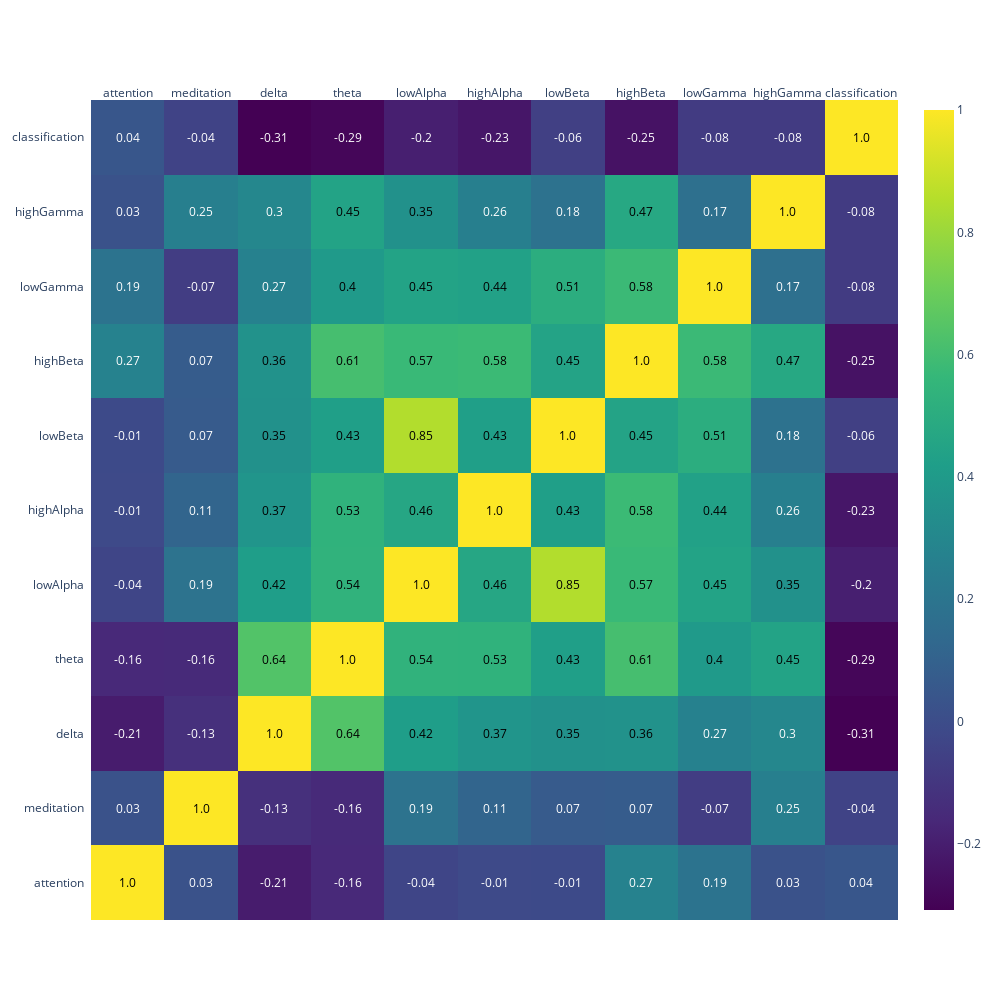

Source (notebook cell):
### Markdown cell above
Вывод: все наши данные не распределены нормально

### Code cell
data_corr = data.corr(method='spearman') # '''создаём матрицу корреляций (с коэффициентами корреляции 
# Спирмена, поскольку мы ищем зависимости между количественными данными, не распределёнными нормально, 
# и категориальным признаком)'''

x = list(data_corr.columns)
y = list(data_corr.index)
z = np.array(data_corr)

fig = ff.create_annotated_heatmap(
    z,
    x = x,
    y = y ,
    annotation_text = np.around(z, decimals=2),
    hoverinfo='z',
    colorscale='Viridis',
    showscale=True
    )
fig.update_layout(height=1000, width=1000, showlegend=True)
#fig.update_layout(legend=dict(title=dict(text='Legend')))
fig.show()

### Figure 1 — Plotly figure (JSON) as saved in the notebook; plotly's stock layout.template omitted (floating-point values rounded to 4 significant figures)
{"data": [{"colorscale": [[0, "#440154"], [0.1111, "#482878"], [0.2222, "#3e4989"], [0.3333, "#31688e"], [0.4444, "#26828e"], [0.5556, "#1f9e89"], [0.6667, "#35b779"], [0.7778, "#6ece58"], [0.8889, "#b5de2b"], [1, "#fde725"]], "hoverinfo": "z", "reversescale": false, "showscale": true, "type": "heatmap", "x": ["attention", "meditation", "delta", "theta", "lowAlpha", "highAlpha", "lowBeta", "highBeta", "lowGamma", "highGamma", "classification"], "y": ["attention", "meditation", "delta", "theta", "lowAlpha", "highAlpha", "lowBeta", "highBeta", "lowGamma", "highGamma", "classification"], "z": [[1, 0.02599, -0.2061, -0.1574, -0.03517, -0.01312, -0.01155, 0.2736, 0.1891, 0.02562, 0.04465], [0.02599, 1, -0.128, -0.1553, 0.1868, 0.1122, 0.06521, 0.06969, -0.07065, 0.2544, -0.04392], [-0.2061, -0.128, 1, 0.6377, 0.4213, 0.3699, 0.3493, 0.3558, 0.2672, 0.2999, -0.3083], [-0.1574, -0.1553, 0.6377, 1, 0.5367, 0.5335, 0.4254, 0.6079, 0.3968, 0.4451, -0.2886], [-0.03517, 0.1868, 0.4213, 0.5367, 1, 0.4631, 0.8495, 0.5745, 0.4467, 0.3494, -0.1951], [-0.01312, 0.1122, 0.3699, 0.5335, 0.4631, 1, 0.4272, 0.5803, 0.4365, 0.2568, -0.2295], [-0.01155, 0.06521, 0.3493, 0.4254, 0.8495, 0.4272, 1, 0.4486, 0.5065, 0.1811, -0.05938], [0.2736, 0.06969, 0.3558, 0.6079, 0.5745, 0.5803, 0.4486, 1, 0.5782, 0.4739, -0.2457], [0.1891, -0.07065, 0.2672, 0.3968, 0.4467, 0.4365, 0.5065, 0.5782, 1, 0.17, -0.07982], [0.02562, 0.2544, 0.2999, 0.4451, 0.3494, 0.2568, 0.1811, 0.4739, 0.17, 1, -0.08096], [0.04465, -0.04392, -0.3083, -0.2886, -0.1951, -0.2295, -0.05938, -0.2457, -0.07982, -0.08096, 1]]}], "layout": {"annotations": [{"font": {"color": "#000000"}, "showarrow": false, "text": "1.0", "x": "attention", "xref": "x", "y": "attention", "yref": "y"}, {"font": {"color": "#FFFFFF"}, "showarrow": false, "text": "0.03", "x": "meditation", "xref": "x", "y": "attention", "yref": "y"}, {"font": {"color": "#FFFFFF"}, "showarrow": false, "text": "-0.21", "x": "delta", "xref": "x", "y": "attention", "yref": "y"}, {"font": {"color": "#FFFFFF"}, "showarrow": false, "text": "-0.16", "x": "theta", "xref": "x", "y": "attention", "yref": "y"}, {"font": {"color": "#FFFFFF"}, "showarrow": false, "text": "-0.04", "x": "lowAlpha", "xref": "x", "y": "attention", "yref": "y"}, {"font": {"color": "#FFFFFF"}, "showarrow": false, "text": "-0.01", "x": "highAlpha", "xref": "x", "y": "attention", "yref": "y"}, {"font": {"color": "#FFFFFF"}, "showarrow": false, "text": "-0.01", "x": "lowBeta", "xref": "x", "y": "attention", "yref": "y"}, {"font": {"color": "#FFFFFF"}, "showarrow": false, "text": "0.27", "x": "highBeta", "xref": "x", "y": "attention", "yref": "y"}, {"font": {"color": "#FFFFFF"}, "showarrow": false, "text": "0.19", "x": "lowGamma", "xref": "x", "y": "attention", "yref": "y"}, {"font": {"color": "#FFFFFF"}, "showarrow": false, "text": "0.03", "x": "highGamma", "xref": "x", "y": "attention", "yref": "y"}, {"font": {"color": "#FFFFFF"}, "showarrow": false, "text": "0.04", "x": "classification", "xref": "x", "y": "attention", "yref": "y"}, {"font": {"color": "#FFFFFF"}, "showarrow": false, "text": "0.03", "x": "attention", "xref": "x", "y": "meditation", "yref": "y"}, {"font": {"color": "#000000"}, "showarrow": false, "text": "1.0", "x": "meditation", "xref": "x", "y": "meditation", "yref": "y"}, {"font": {"color": "#FFFFFF"}, "showarrow": false, "text": "-0.13", "x": "delta", "xref": "x", "y": "meditation", "yref": "y"}, {"font": {"color": "#FFFFFF"}, "showarrow": false, "text": "-0.16", "x": "theta", "xref": "x", "y": "meditation", "yref": "y"}, {"font": {"color": "#FFFFFF"}, "showarrow": false, "text": "0.19", "x": "lowAlpha", "xref": "x", "y": "meditation", "yref": "y"}, {"font": {"color": "#FFFFFF"}, "showarrow": false, "text": "0.11", "x": "highAlpha", "xref": "x", "y": "meditation", "yref": "y"}, {"font": {"color": "#FFFFFF"}, "showarrow": false, "text": "0.07", "x": "lowBeta", "xref": "x", "y": "meditation", "yref": "y"}, {"font": {"color": "#FFFFFF"}, "showarrow": false, "text": "0.07", "x": "highBeta", "xref": "x", "y": "meditation", "yref": "y"}, {"font": {"color": "#FFFFFF"}, "showarrow": false, "text": "-0.07", "x": "lowGamma", "xref": "x", "y": "meditation", "yref": "y"}, {"font": {"color": "#FFFFFF"}, "showarrow": false, "text": "0.25", "x": "highGamma", "xref": "x", "y": "meditation", "yref": "y"}, {"font": {"color": "#FFFFFF"}, "showarrow": false, "text": "-0.04", "x": "classification", "xref": "x", "y": "meditation", "yref": "y"}, {"font": {"color": "#FFFFFF"}, "showarrow": false, "text": "-0.21", "x": "attention", "xref": "x", "y": "delta", "yref": "y"}, {"font": {"color": "#FFFFFF"}, "showarrow": false, "text": "-0.13", "x": "meditation", "xref": "x", "y": "delta", "yref": "y"}, {"font": {"color": "#000000"}, "showarrow": false, "text": "1.0", "x": "delta", "xref": "x", "y": "delta", "yref": "y"}, {"font": {"color": "#000000"}, "showarrow": false, "text": "0.64", "x": "theta", "xref": "x", "y": "delta", "yref": "y"}, {"font": {"color": "#000000"}, "showarrow": false, "text": "0.42", "x": "lowAlpha", "xref": "x", "y": "delta", "yref": "y"}, {"font": {"color": "#000000"}, "showarrow": false, "text": "0.37", "x": "highAlpha", "xref": "x", "y": "delta", "yref": "y"}, {"font": {"color": "#000000"}, "showarrow": false, "text": "0.35", "x": "lowBeta", "xref": "x", "y": "delta", "yref": "y"}, {"font": {"color": "#000000"}, "showarrow": false, "text": "0.36", "x": "highBeta", "xref": "x", "y": "delta", "yref": "y"}, {"font": {"color": "#FFFFFF"}, "showarrow": false, "text": "0.27", "x": "lowGamma", "xref": "x", "y": "delta", "yref": "y"}, {"font": {"color": "#FFFFFF"}, "showarrow": false, "text": "0.3", "x": "highGamma", "xref": "x", "y": "delta", "yref": "y"}, {"font": {"color": "#FFFFFF"}, "showarrow": false, "text": "-0.31", "x": "classification", "xref": "x", "y": "delta", "yref": "y"}, {"font": {"color": "#FFFFFF"}, "showarrow": false, "text": "-0.16", "x": "attention", "xref": "x", "y": "theta", "yref": "y"}, {"font": {"color": "#FFFFFF"}, "showarrow": false, "text": "-0.16", "x": "meditation", "xref": "x", "y": "theta", "yref": "y"}, {"font": {"color": "#000000"}, "showarrow": false, "text": "0.64", "x": "delta", "xref": "x", "y": "theta", "yref": "y"}, {"font": {"color": "#000000"}, "showarrow": false, "text": "1.0", "x": "theta", "xref": "x", "y": "theta", "yref": "y"}, {"font": {"color": "#000000"}, "showarrow": false, "text": "0.54", "x": "lowAlpha", "xref": "x", "y": "theta", "yref": "y"}, {"font": {"color": "#000000"}, "showarrow": false, "text": "0.53", "x": "highAlpha", "xref": "x", "y": "theta", "yref": "y"}, {"font": {"color": "#000000"}, "showarrow": false, "text": "0.43", "x": "lowBeta", "xref": "x", "y": "theta", "yref": "y"}, {"font": {"color": "#000000"}, "showarrow": false, "text": "0.61", "x": "highBeta", "xref": "x", "y": "theta", "yref": "y"}, {"font": {"color": "#000000"}, "showarrow": false, "text": "0.4", "x": "lowGamma", "xref": "x", "y": "theta", "yref": "y"}, {"font": {"color": "#000000"}, "showarrow": false, "text": "0.45", "x": "highGamma", "xref": "x", "y": "theta", "yref": "y"}, {"font": {"color": "#FFFFFF"}, "showarrow": false, "text": "-0.29", "x": "classification", "xref": "x", "y": "theta", "yref": "y"}, {"font": {"color": "#FFFFFF"}, "showarrow": false, "text": "-0.04", "x": "attention", "xref": "x", "y": "lowAlpha", "yref": "y"}, {"font": {"color": "#FFFFFF"}, "showarrow": false, "text": "0.19", "x": "meditation", "xref": "x", "y": "lowAlpha", "yref": "y"}, {"font": {"color": "#000000"}, "showarrow": false, "text": "0.42", "x": "delta", "xref": "x", "y": "lowAlpha", "yref": "y"}, {"font": {"color": "#000000"}, "showarrow": false, "text": "0.54", "x": "theta", "xref": "x", "y": "lowAlpha", "yref": "y"}, {"font": {"color": "#000000"}, "showarrow": false, "text": "1.0", "x": "lowAlpha", "xref": "x", "y": "lowAlpha", "yref": "y"}, {"font": {"color": "#000000"}, "showarrow": false, "text": "0.46", "x": "highAlpha", "xref": "x", "y": "lowAlpha", "yref": "y"}, {"font": {"color": "#000000"}, "showarrow": false, "text": "0.85", "x": "lowBeta", "xref": "x", "y": "lowAlpha", "yref": "y"}, {"font": {"color": "#000000"}, "showarrow": false, "text": "0.57", "x": "highBeta", "xref": "x", "y": "lowAlpha", "yref": "y"}, {"font": {"color": "#000000"}, "showarrow": false, "text": "0.45", "x": "lowGamma", "xref": "x", "y": "lowAlpha", "yref": "y"}, {"font": {"color": "#000000"}, "showarrow": false, "text": "0.35", "x": "highGamma", "xref": "x", "y": "lowAlpha", "yref": "y"}, {"font": {"color": "#FFFFFF"}, "showarrow": false, "text": "-0.2", "x": "classification", "xref": "x", "y": "lowAlpha", "yref": "y"}, {"font": {"color": "#FFFFFF"}, "showarrow": false, "text": "-0.01", "x": "attention", "xref": "x", "y": "highAlpha", "yref": "y"}, {"font": {"color": "#FFFFFF"}, "showarrow": false, "text": "0.11", "x": "meditation", "xref": "x", "y": "highAlpha", "yref": "y"}, {"font": {"color": "#000000"}, "showarrow": false, "text": "0.37", "x": "delta", "xref": "x", "y": "highAlpha", "yref": "y"}, {"font": {"color": "#000000"}, "showarrow": false, "text": "0.53", "x": "theta", "xref": "x", "y": "highAlpha", "yref": "y"}, {"font": {"color": "#000000"}, "showarrow": false, "text": "0.46", "x": "lowAlpha", "xref": "x", "y": "highAlpha", "yref": "y"}, {"font": {"color": "#000000"}, "showarrow": false, "text": "1.0", "x": "highAlpha", "xref": "x", "y": "highAlpha", "yref": "y"}, {"font": {"color": "#000000"}, "showarrow": false, "text": "0.43", "x": "lowBeta", "xref": "x", "y": "highAlpha", "yref": "y"}, {"font": {"color": "#000000"}, "showarrow": false, "text": "0.58", "x": "highBeta", "xref": "x", "y": "highAlpha", "yref": "y"}, {"font": {"color": "#000000"}, "showarrow": false, "text": "0.44", "x": "lowGamma", "xref": "x", "y": "highAlpha", "yref": "y"}, {"font": {"color": "#FFFFFF"}, "showarrow": false, "text": "0.26", "x": "highGamma", "xref": "x", "y": "highAlpha", "yref": "y"}, {"font": {"color": "#FFFFFF"}, "showarrow": false, "text": "-0.23", "x": "classification", "xref": "x", "y": "highAlpha", "yref": "y"}, {"font": {"color": "#FFFFFF"}, "showarrow": false, "text": "-0.01", "x": "attention", "xref": "x", "y": "lowBeta", "yref": "y"}, {"font": {"color": "#FFFFFF"}, "showarrow": false, "text": "0.07", "x": "meditation", "xref": "x", "y": "lowBeta", "yref": "y"}, {"font": {"color": "#000000"}, "showarrow": false, "text": "0.35", "x": "delta", "xref": "x", "y": "lowBeta", "yref": "y"}, {"font": {"color": "#000000"}, "showarrow": false, "text": "0.43", "x": "theta", "xref": "x", "y": "lowBeta", "yref": "y"}, {"font": {"color": "#000000"}, "showarrow": false, "text": "0.85", "x": "lowAlpha", "xref": "x", "y": "lowBeta", "yref": "y"}, {"font": {"color": "#000000"}, "showarrow": false, "text": "0.43", "x": "highAlpha", "xref": "x", "y": "lowBeta", "yref": "y"}, {"font": {"color": "#000000"}, "showarrow": false, "text": "1.0", "x": "lowBeta", "xref": "x", "y": "lowBeta", "yref": "y"}, {"font": {"color": "#000000"}, "showarrow": false, "text": "0.45", "x": "highBeta", "xref": "x", "y": "lowBeta", "yref": "y"}, {"font": {"color": "#000000"}, "showarrow": false, "text": "0.51", "x": "lowGamma", "xref": "x", "y": "lowBeta", "yref": "y"}, {"font": {"color": "#FFFFFF"}, "showarrow": false, "text": "0.18", "x": "highGamma", "xref": "x", "y": "lowBeta", "yref": "y"}, {"font": {"color": "#FFFFFF"}, "showarrow": false, "text": "-0.06", "x": "classification", "xref": "x", "y": "lowBeta", "yref": "y"}, {"font": {"color": "#FFFFFF"}, "showarrow": false, "text": "0.27", "x": "attention", "xref": "x", "y": "highBeta", "yref": "y"}, {"font": {"color": "#FFFFFF"}, "showarrow": false, "text": "0.07", "x": "meditation", "xref": "x", "y": "highBeta", "yref": "y"}, {"font": {"color": "#000000"}, "showarrow": false, "text": "0.36", "x": "delta", "xref": "x", "y": "highBeta", "yref": "y"}, {"font": {"color": "#000000"}, "showarrow": false, "text": "0.61", "x": "theta", "xref": "x", "y": "highBeta", "yref": "y"}, {"font": {"color": "#000000"}, "showarrow": false, "text": "0.57", "x": "lowAlpha", "xref": "x", "y": "highBeta", "yref": "y"}, {"font": {"color": "#000000"}, "showarrow": false, "text": "0.58", "x": "highAlpha", "xref": "x", "y": "highBeta", "yref": "y"}, {"font": {"color": "#000000"}, "showarrow": false, "text": "0.45", "x": "lowBeta", "xref": "x", "y": "highBeta", "yref": "y"}, {"font": {"color": "#000000"}, "showarrow": false, "text": "1.0", "x": "highBeta", "xref": "x", "y": "highBeta", "yref": "y"}, {"font": {"color": "#000000"}, "showarrow": false, "text": "0.58", "x": "lowGamma", "xref": "x", "y": "highBeta", "yref": "y"}, {"font": {"color": "#000000"}, "showarrow": false, "text": "0.47", "x": "highGamma", "xref": "x", "y": "highBeta", "yref": "y"}, {"font": {"color": "#FFFFFF"}, "showarrow": false, "text": "-0.25", "x": "classification", "xref": "x", "y": "highBeta", "yref": "y"}, {"font": {"color": "#FFFFFF"}, "showarrow": false, "text": "0.19", "x": "attention", "xref": "x", "y": "lowGamma", "yref": "y"}, {"font": {"color": "#FFFFFF"}, "showarrow": false, "text": "-0.07", "x": "meditation", "xref": "x", "y": "lowGamma", "yref": "y"}, {"font": {"color": "#FFFFFF"}, "showarrow": false, "text": "0.27", "x": "delta", "xref": "x", "y": "lowGamma", "yref": "y"}, {"font": {"color": "#000000"}, "showarrow": false, "text": "0.4", "x": "theta", "xref": "x", "y": "lowGamma", "yref": "y"}, {"font": {"color": "#000000"}, "showarrow": false, "text": "0.45", "x": "lowAlpha", "xref": "x", "y": "lowGamma", "yref": "y"}, {"font": {"color": "#000000"}, "showarrow": false, "text": "0.44", "x": "highAlpha", "xref": "x", "y": "lowGamma", "yref": "y"}, {"font": {"color": "#000000"}, "showarrow": false, "text": "0.51", "x": "lowBeta", "xref": "x", "y": "lowGamma", "yref": "y"}, {"font": {"color": "#000000"}, "showarrow": false, "text": "0.58", "x": "highBeta", "xref": "x", "y": "lowGamma", "yref": "y"}, {"font": {"color": "#000000"}, "showarrow": false, "text": "1.0", "x": "lowGamma", "xref": "x", "y": "lowGamma", "yref": "y"}, {"font": {"color": "#FFFFFF"}, "showarrow": false, "text": "0.17", "x": "highGamma", "xref": "x", "y": "lowGamma", "yref": "y"}, {"font": {"color": "#FFFFFF"}, "showarrow": false, "text": "-0.08", "x": "classification", "xref": "x", "y": "lowGamma", "yref": "y"}, {"font": {"color": "#FFFFFF"}, "showarrow": false, "text": "0.03", "x": "attention", "xref": "x", "y": "highGamma", "yref": "y"}, {"font": {"color": "#FFFFFF"}, "showarrow": false, "text": "0.25", "x": "meditation", "xref": "x", "y": "highGamma", "yref": "y"}, {"font": {"color": "#FFFFFF"}, "showarrow": false, "text": "0.3", "x": "delta", "xref": "x", "y": "highGamma", "yref": "y"}, {"font": {"color": "#000000"}, "showarrow": false, "text": "0.45", "x": "theta", "xref": "x", "y": "highGamma", "yref": "y"}, {"font": {"color": "#000000"}, "showarrow": false, "text": "0.35", "x": "lowAlpha", "xref": "x", "y": "highGamma", "yref": "y"}, {"font": {"color": "#FFFFFF"}, "showarrow": false, "text": "0.26", "x": "highAlpha", "xref": "x", "y": "highGamma", "yref": "y"}, {"font": {"color": "#FFFFFF"}, "showarrow": false, "text": "0.18", "x": "lowBeta", "xref": "x", "y": "highGamma", "yref": "y"}, {"font": {"color": "#000000"}, "showarrow": false, "text": "0.47", "x": "highBeta", "xref": "x", "y": "highGamma", "yref": "y"}, {"font": {"color": "#FFFFFF"}, "showarrow": false, "text": "0.17", "x": "lowGamma", "xref": "x", "y": "highGamma", "yref": "y"}, {"font": {"color": "#000000"}, "showarrow": false, "text": "1.0", "x": "highGamma", "xref": "x", "y": "highGamma", "yref": "y"}, {"font": {"color": "#FFFFFF"}, "showarrow": false, "text": "-0.08", "x": "classification", "xref": "x", "y": "highGamma", "yref": "y"}, {"font": {"color": "#FFFFFF"}, "showarrow": false, "text": "0.04", "x": "attention", "xref": "x", "y": "classification", "yref": "y"}, {"font": {"color": "#FFFFFF"}, "showarrow": false, "text": "-0.04", "x": "meditation", "xref": "x", "y": "classification", "yref": "y"}, {"font": {"color": "#FFFFFF"}, "showarrow": false, "text": "-0.31", "x": "delta", "xref": "x", "y": "classification", "yref": "y"}, {"font": {"color": "#FFFFFF"}, "showarrow": false, "text": "-0.29", "x": "theta", "xref": "x", "y": "classification", "yref": "y"}, {"font": {"color": "#FFFFFF"}, "showarrow": false, "text": "-0.2", "x": "lowAlpha", "xref": "x", "y": "classification", "yref": "y"}, {"font": {"color": "#FFFFFF"}, "showarrow": false, "text": "-0.23", "x": "highAlpha", "xref": "x", "y": "classification", "yref": "y"}, {"font": {"color": "#FFFFFF"}, "showarrow": false, "text": "-0.06", "x": "lowBeta", "xref": "x", "y": "classification", "yref": "y"}, {"font": {"color": "#FFFFFF"}, "showarrow": false, "text": "-0.25", "x": "highBeta", "xref": "x", "y": "classification", "yref": "y"}, {"font": {"color": "#FFFFFF"}, "showarrow": false, "text": "-0.08", "x": "lowGamma", "xref": "x", "y": "classification", "yref": "y"}, {"font": {"color": "#FFFFFF"}, "showarrow": false, "text": "-0.08", "x": "highGamma", "xref": "x", "y": "classification", "yref": "y"}, {"font": {"color": "#000000"}, "showarrow": false, "text": "1.0", "x": "classification", "xref": "x", "y": "classification", "yref": "y"}], "height": 1000, "showlegend": true, "width": 1000, "xaxis": {"dtick": 1, "gridcolor": "rgb(0, 0, 0)", "side": "top", "ticks": ""}, "yaxis": {"dtick": 1, "ticks": "", "ticksuffix": "  "}}}
